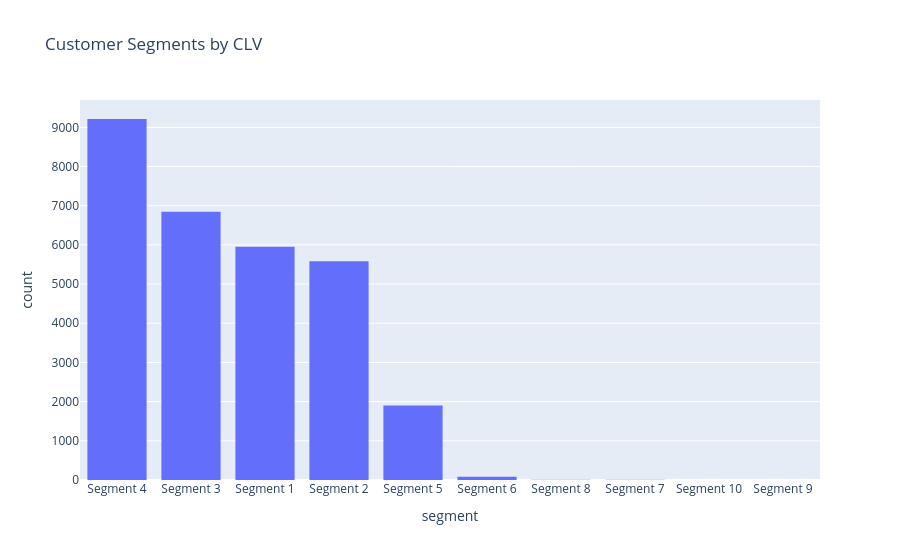
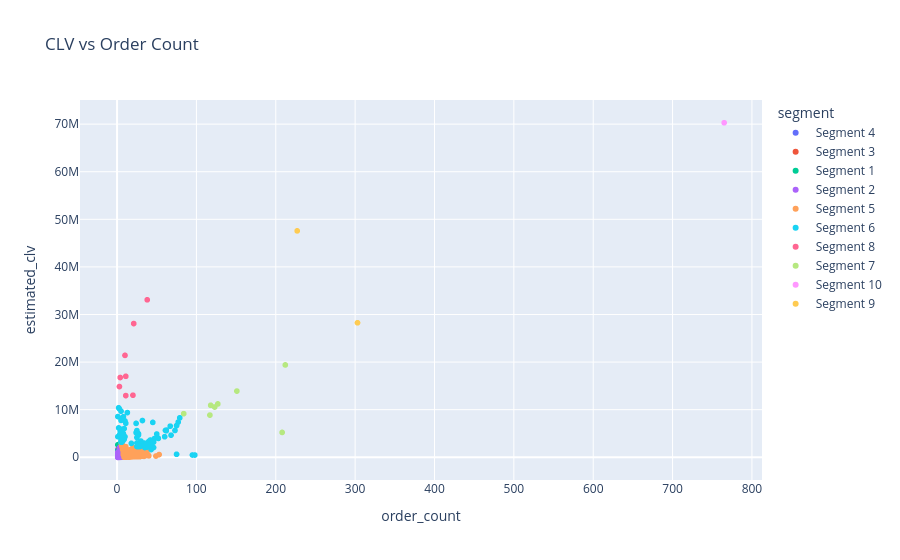
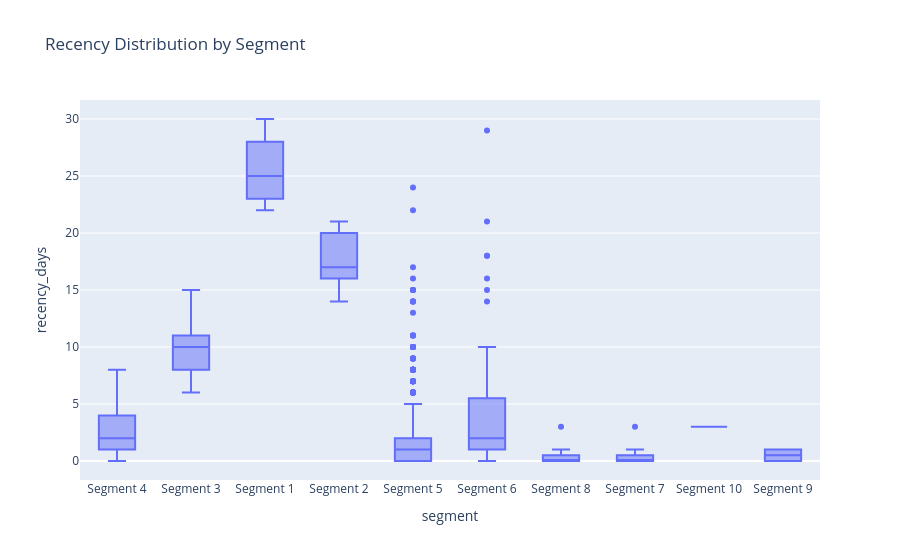
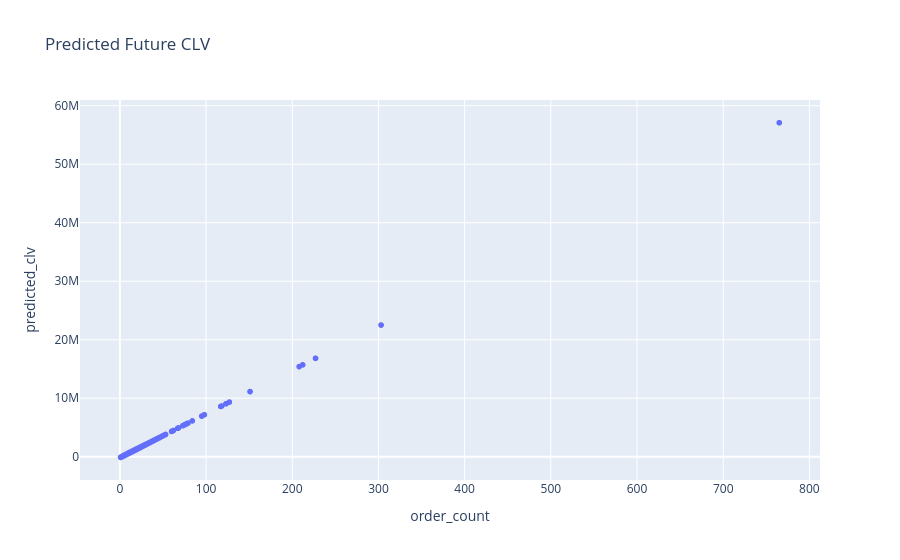

Here is the notebook cell these charts were saved with, in order:
### Code cell
import pandas as pd
import numpy as np
from sklearn.preprocessing import StandardScaler
from sklearn.cluster import KMeans
from sklearn.linear_model import LinearRegression
import plotly.express as px
from IPython.display import display

#step 1 - load and filter dataset
file_path = "Sales data - Order Delivered.csv"  #replace with your file
df = pd.read_csv(file_path, low_memory=False)
df = df[df['order_status'] == 'COMPLETED'].copy()
df['order_date'] = pd.to_datetime(df['order_date'], errors='coerce')
df_relevant = df[['store_id', 'order_date', 'gross_gmv']].dropna()

#step 2 - aggregate customer behavior
clv = df_relevant.groupby('store_id').agg(
    total_revenue=('gross_gmv', 'sum'),
    order_count=('gross_gmv', 'count'),
    avg_order_value=('gross_gmv', 'mean'),
    first_order=('order_date', 'min'),
    last_order=('order_date', 'max')
).reset_index()

#step 3 - calculate recency, tenure, and CLV
max_date = df_relevant['order_date'].max()
clv['recency_days'] = (max_date - clv['last_order']).dt.days
clv['tenure_days'] = (clv['last_order'] - clv['first_order']).dt.days.fillna(0)
clv['estimated_clv'] = clv['avg_order_value'] * clv['order_count']

#step 4 - RFM Scores
clv['R'] = pd.qcut(clv['recency_days'], 5, labels=[5, 4, 3, 2, 1]).astype(int)
clv['F'] = pd.qcut(clv['order_count'].rank(method='first'), 5, labels=[1, 2, 3, 4, 5]).astype(int)
clv['M'] = pd.qcut(clv['total_revenue'].rank(method='first'), 5, labels=[1, 2, 3, 4, 5]).astype(int)
clv['RFM_Score'] = clv['R'].astype(str) + clv['F'].astype(str) + clv['M'].astype(str)

#step 5 - KMeans clustering into 10 segments
features = clv[['estimated_clv', 'order_count', 'recency_days']]
features_scaled = StandardScaler().fit_transform(features)

kmeans = KMeans(n_clusters=10, random_state=42, n_init=10)
clv['clv_cluster'] = kmeans.fit_predict(features_scaled)

cluster_map = clv.groupby('clv_cluster')['estimated_clv'].mean().sort_values().reset_index()
cluster_map['segment'] = [f'Segment {i+1}' for i in range(10)]
clv = clv.merge(cluster_map[['clv_cluster', 'segment']], on='clv_cluster')

#step 6 - predict future CLV using linear regression
reg = LinearRegression()
X = clv[['order_count']]
y = clv['estimated_clv']
reg.fit(X, y)
clv['predicted_clv'] = reg.predict(X)

#step 7 - save CSV
clv.to_csv("customer_clv_full_analysis.csv", index=False)

#step 8 - plot charts
fig1 = px.histogram(clv, x='segment', title="Customer Segments by CLV")
fig2 = px.scatter(clv, x='order_count', y='estimated_clv', color='segment', title="CLV vs Order Count")
fig3 = px.box(clv, x='segment', y='recency_days', title="Recency Distribution by Segment")
fig4 = px.scatter(clv, x='order_count', y='predicted_clv', title="Predicted Future CLV")
fig5 = px.histogram(clv, x='RFM_Score', title="RFM Score Frequency")


fig1.show()
fig2.show()
fig3.show()
fig4.show()
fig5.show()

### Figure 1 — Plotly figure (JSON) as saved in the notebook; plotly's stock layout.template omitted (floating-point values rounded to 4 significant figures; data arrays with more than 128 entries replaced by an {"elided": "..."} marker saying what was removed)
{"data": [{"bingroup": "x", "hovertemplate": "segment=%{x}<br>count=%{y}<extra></extra>", "legendgroup": "", "marker": {"color": "#636efa", "pattern": {"shape": ""}}, "name": "", "orientation": "v", "showlegend": false, "type": "histogram", "x": {"elided": "29594 str values"}, "xaxis": "x", "yaxis": "y"}], "layout": {"barmode": "relative", "legend": {"tracegroupgap": 0}, "title": {"text": "Customer Segments by CLV"}, "xaxis": {"anchor": "y", "domain": [0, 1], "title": {"text": "segment"}}, "yaxis": {"anchor": "x", "domain": [0, 1], "title": {"text": "count"}}}}

### Figure 2 — Plotly figure (JSON) as saved in the notebook; plotly's stock layout.template omitted (floating-point values rounded to 4 significant figures; data arrays with more than 128 entries replaced by an {"elided": "..."} marker saying what was removed)
{"data": [{"hovertemplate": "segment=Segment 4<br>order_count=%{x}<br>estimated_clv=%{y}<extra></extra>", "legendgroup": "Segment 4", "marker": {"color": "#636efa", "symbol": "circle"}, "mode": "markers", "name": "Segment 4", "showlegend": true, "type": "scattergl", "x": {"elided": "9213 int values"}, "xaxis": "x", "y": {"elided": "9213 float values"}, "yaxis": "y"}, {"hovertemplate": "segment=Segment 3<br>order_count=%{x}<br>estimated_clv=%{y}<extra></extra>", "legendgroup": "Segment 3", "marker": {"color": "#EF553B", "symbol": "circle"}, "mode": "markers", "name": "Segment 3", "showlegend": true, "type": "scattergl", "x": {"elided": "6843 int values"}, "xaxis": "x", "y": {"elided": "6843 float values"}, "yaxis": "y"}, {"hovertemplate": "segment=Segment 1<br>order_count=%{x}<br>estimated_clv=%{y}<extra></extra>", "legendgroup": "Segment 1", "marker": {"color": "#00cc96", "symbol": "circle"}, "mode": "markers", "name": "Segment 1", "showlegend": true, "type": "scattergl", "x": {"elided": "5952 int values"}, "xaxis": "x", "y": {"elided": "5952 float values"}, "yaxis": "y"}, {"hovertemplate": "segment=Segment 2<br>order_count=%{x}<br>estimated_clv=%{y}<extra></extra>", "legendgroup": "Segment 2", "marker": {"color": "#ab63fa", "symbol": "circle"}, "mode": "markers", "name": "Segment 2", "showlegend": true, "type": "scattergl", "x": {"elided": "5585 int values"}, "xaxis": "x", "y": {"elided": "5585 float values"}, "yaxis": "y"}, {"hovertemplate": "segment=Segment 5<br>order_count=%{x}<br>estimated_clv=%{y}<extra></extra>", "legendgroup": "Segment 5", "marker": {"color": "#FFA15A", "symbol": "circle"}, "mode": "markers", "name": "Segment 5", "showlegend": true, "type": "scattergl", "x": {"elided": "1899 int values"}, "xaxis": "x", "y": {"elided": "1899 float values"}, "yaxis": "y"}, {"hovertemplate": "segment=Segment 6<br>order_count=%{x}<br>estimated_clv=%{y}<extra></extra>", "legendgroup": "Segment 6", "marker": {"color": "#19d3f3", "symbol": "circle"}, "mode": "markers", "name": "Segment 6", "showlegend": true, "type": "scattergl", "x": [7, 8, 1, 13, 30, 9, 4, 31, 47, 6, 24, 95, 40, 67, 5, 46, 43, 25, 38, 7, 25, 26, 29, 43, 6, 68, 35, 25, 27, 44, 52, 34, 8, 5, 2, 32, 46, 62, 10, 43, 25, 43, 40, 27, 1, 2, 38, 79, 5, 75, 52, 39, 24, 61, 41, 3, 73, 77, 42, 5, 11, 6, 62, 50, 10, 5, 45, 18, 98, 3, 6, 40, 5, 30, 9, 30, 60, 35, 26, 8, 27, 75, 28], "xaxis": "x", "y": [3817000.0, 8510000.0, 4320000.0, 9384000.0, 2765000.0, 3785000.0, 5386000.0, 2792000.0, 3917000.0, 3172000.0, 7121000.0, 475000.0, 2865000.0, 6534000.0, 3188000.0, 2044000.0, 2226000.0, 2981000.0, 2673000.0, 3355000.0, 5604000.0, 2410000.0, 2263000.0, 2899000.0, 5903000.0, 4640000.0, 2042000.0, 2252000.0, 4951000.0, 2890000.0, 3970000.0, 2985000.0, 4948000.0, 7745000.0, 10390000.0, 7719000.0, 3169000.0, 5560000.0, 4317000.0, 2138000.0, 4152000.0, 1622000.0, 2538000.0, 4660000.0, 8550000.0, 6167000.0, 2154000.0, 8280000.0, 3556000.0, 6649000.0, 3966000.0, 2765000.0, 5158000.0, 5643000.0, 2957000.0, 10150000.0, 5630000.0, 7371000.0, 3616000.0, 9679000.0, 7138000.0, 4386000.0, 5707000.0, 4879000.0, 7621000.0, 3372000.0, 7321000.0, 2913000.0, 468100.0, 4671000.0, 5568000.0, 3345000.0, 5439000.0, 3402000.0, 6015000.0, 2786000.0, 4316000.0, 2948000.0, 2812000.0, 3608000.0, 2239000.0, 625100.0, 2320000.0], "yaxis": "y"}, {"hovertemplate": "segment=Segment 8<br>order_count=%{x}<br>estimated_clv=%{y}<extra></extra>", "legendgroup": "Segment 8", "marker": {"color": "#FF6692", "symbol": "circle"}, "mode": "markers", "name": "Segment 8", "showlegend": true, "type": "scattergl", "x": [10, 21, 20, 4, 3, 11, 38, 11], "xaxis": "x", "y": [21410000.0, 28090000.0, 13030000.0, 16760000.0, 14860000.0, 17010000.0, 33080000.0, 12950000.0], "yaxis": "y"}, {"hovertemplate": "segment=Segment 7<br>order_count=%{x}<br>estimated_clv=%{y}<extra></extra>", "legendgroup": "Segment 7", "marker": {"color": "#B6E880", "symbol": "circle"}, "mode": "markers", "name": "Segment 7", "showlegend": true, "type": "scattergl", "x": [118, 151, 208, 117, 123, 84, 212, 127], "xaxis": "x", "y": [10920000.0, 13910000.0, 5215000.0, 8861000.0, 10560000.0, 9158000.0, 19400000.0, 11200000.0], "yaxis": "y"}, {"hovertemplate": "segment=Segment 10<br>order_count=%{x}<br>estimated_clv=%{y}<extra></extra>", "legendgroup": "Segment 10", "marker": {"color": "#FF97FF", "symbol": "circle"}, "mode": "markers", "name": "Segment 10", "showlegend": true, "type": "scattergl", "x": [765], "xaxis": "x", "y": [70290000.0], "yaxis": "y"}, {"hovertemplate": "segment=Segment 9<br>order_count=%{x}<br>estimated_clv=%{y}<extra></extra>", "legendgroup": "Segment 9", "marker": {"color": "#FECB52", "symbol": "circle"}, "mode": "markers", "name": "Segment 9", "showlegend": true, "type": "scattergl", "x": [303, 227], "xaxis": "x", "y": [28260000.0, 47570000.0], "yaxis": "y"}], "layout": {"legend": {"title": {"text": "segment"}, "tracegroupgap": 0}, "title": {"text": "CLV vs Order Count"}, "xaxis": {"anchor": "y", "domain": [0, 1], "title": {"text": "order_count"}}, "yaxis": {"anchor": "x", "domain": [0, 1], "title": {"text": "estimated_clv"}}}}

### Figure 3 — Plotly figure (JSON) as saved in the notebook; plotly's stock layout.template omitted (floating-point values rounded to 4 significant figures; data arrays with more than 128 entries replaced by an {"elided": "..."} marker saying what was removed)
{"data": [{"alignmentgroup": "True", "hovertemplate": "segment=%{x}<br>recency_days=%{y}<extra></extra>", "legendgroup": "", "marker": {"color": "#636efa"}, "name": "", "notched": false, "offsetgroup": "", "orientation": "v", "showlegend": false, "type": "box", "x": {"elided": "29594 str values"}, "x0": " ", "xaxis": "x", "y": {"elided": "29594 int values"}, "y0": " ", "yaxis": "y"}], "layout": {"boxmode": "group", "legend": {"tracegroupgap": 0}, "title": {"text": "Recency Distribution by Segment"}, "xaxis": {"anchor": "y", "domain": [0, 1], "title": {"text": "segment"}}, "yaxis": {"anchor": "x", "domain": [0, 1], "title": {"text": "recency_days"}}}}

### Figure 4 — Plotly figure (JSON) as saved in the notebook; plotly's stock layout.template omitted (floating-point values rounded to 4 significant figures; data arrays with more than 128 entries replaced by an {"elided": "..."} marker saying what was removed)
{"data": [{"hovertemplate": "order_count=%{x}<br>predicted_clv=%{y}<extra></extra>", "legendgroup": "", "marker": {"color": "#636efa", "symbol": "circle"}, "mode": "markers", "name": "", "showlegend": false, "type": "scattergl", "x": {"elided": "29594 int values"}, "xaxis": "x", "y": {"elided": "29594 float values"}, "yaxis": "y"}], "layout": {"legend": {"tracegroupgap": 0}, "title": {"text": "Predicted Future CLV"}, "xaxis": {"anchor": "y", "domain": [0, 1], "title": {"text": "order_count"}}, "yaxis": {"anchor": "x", "domain": [0, 1], "title": {"text": "predicted_clv"}}}}
